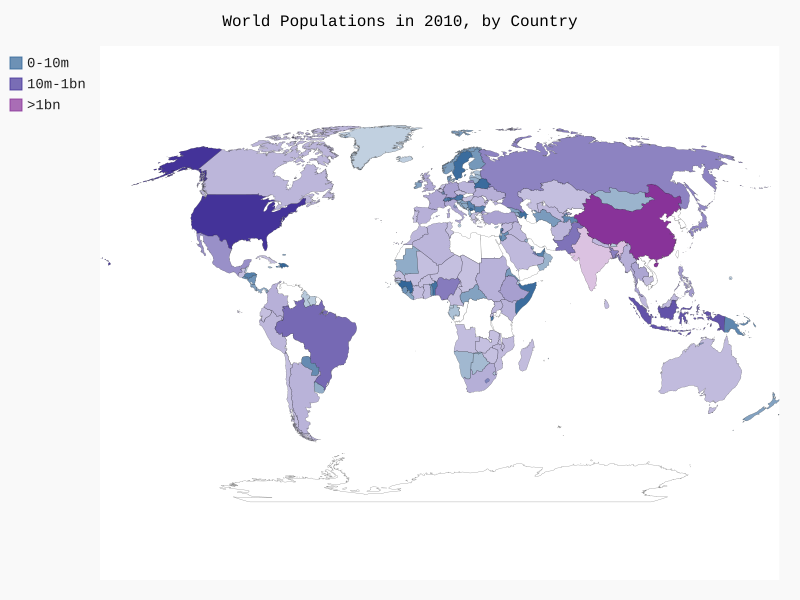

Generate this figure with Python:
#world_population.py

import json
from pygal.maps.world import World
from country_codes import get_country_code

from pygal.style import RotateStyle # 1st line

# Load the data into a list.
filename = 'population_data.json'
with open(filename) as f:
    pop_data = json.load(f) # 1st line
    
# Build a dictionary of population data.

cc_populations = {} 
    
# Print the 2010 population for each country
for pop_dict in pop_data:   # 2nd line
    if pop_dict['Year'] == '2010':  
        country_name = pop_dict['Country Name']  
        population = int(float(pop_dict['Value']))   
        code = get_country_code(country_name)
        if code:
            cc_populations[code] = population 
        else :
            print(country_name)
                        
# Group the countries into 3 population levels.

cc_pops_1, cc_pops_2, cc_pops_3 = {}, {}, {} # 1st line
for cc, pop in cc_populations.items():  
    if pop < 10000000: 
        cc_pops_1[cc] = pop
    elif pop < 1000000000:
        cc_pops_2[cc] = pop
    else:
        cc_pops_3[cc] = pop
    
wm_style = RotateStyle('#336699') # 2nd line
wm = World(style=wm_style) # 3rd line
wm.title = 'World Populations in 2010, by Country'
wm.add('0-10m', cc_pops_1) # 4th line
wm.add('10m-1bn', cc_pops_2)
wm.add('>1bn', cc_pops_3)

wm.render_to_file('world_population.svg')
